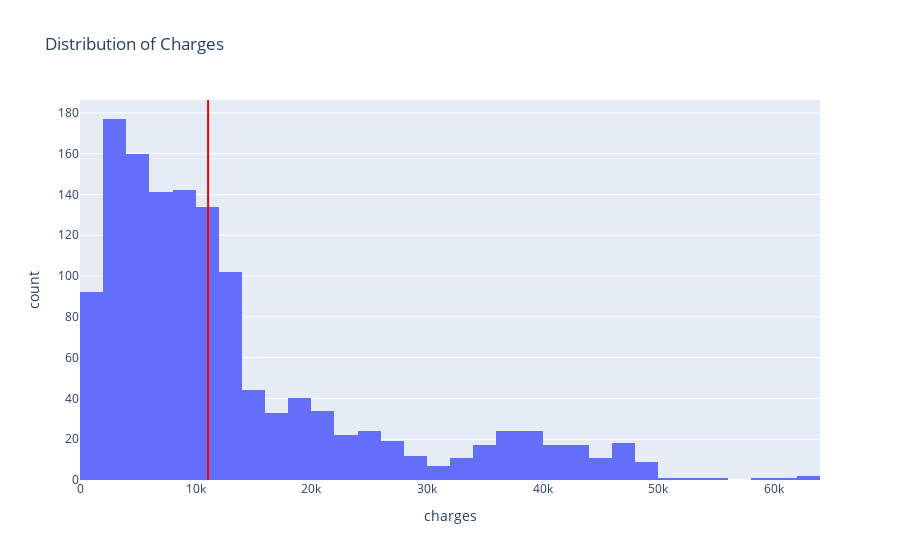

The cell this chart's notebook holds for it:
### Code cell
# Visualize the trimmed mean with plotly
fig = px.histogram(df, x='charges', nbins=50, title='Distribution of Charges')
fig.add_vline(x=trimmed_mean_charges, line=dict(color='red'), name='Trimmed Mean')
fig.show()

### Figure 1 — Plotly figure (JSON) as saved in the notebook; plotly's stock layout.template omitted (floating-point values rounded to 4 significant figures; data arrays with more than 128 entries replaced by an {"elided": "..."} marker saying what was removed)
{"data": [{"alignmentgroup": "True", "bingroup": "x", "hovertemplate": "charges=%{x}<br>count=%{y}<extra></extra>", "legendgroup": "", "marker": {"color": "#636efa", "pattern": {"shape": ""}}, "name": "", "nbinsx": 50, "offsetgroup": "", "orientation": "v", "showlegend": false, "type": "histogram", "x": {"elided": "1338 float values"}, "xaxis": "x", "yaxis": "y"}], "layout": {"barmode": "relative", "legend": {"tracegroupgap": 0}, "shapes": [{"line": {"color": "red"}, "name": "Trimmed Mean", "type": "line", "x0": 11080.0, "x1": 11080.0, "xref": "x", "y0": 0, "y1": 1, "yref": "y domain"}], "title": {"text": "Distribution of Charges"}, "xaxis": {"anchor": "y", "domain": [0, 1], "title": {"text": "charges"}}, "yaxis": {"anchor": "x", "domain": [0, 1], "title": {"text": "count"}}}}
